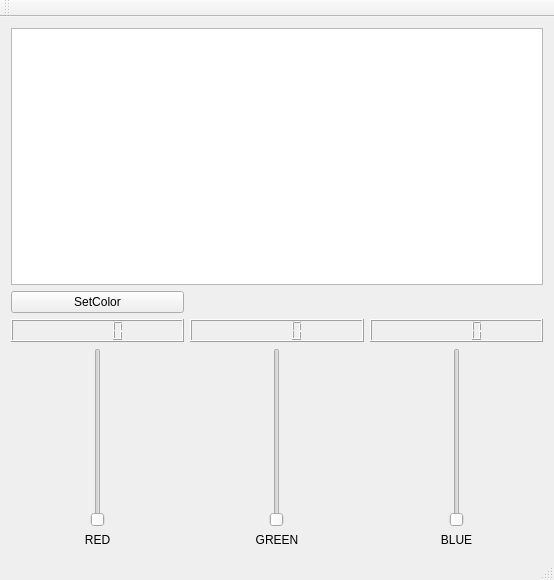
<?xml version="1.0" encoding="UTF-8"?>
<ui version="4.0">
 <class>MainWindow</class>
 <widget class="QMainWindow" name="MainWindow">
  <property name="geometry">
   <rect>
    <x>0</x>
    <y>0</y>
    <width>554</width>
    <height>580</height>
   </rect>
  </property>
  <property name="windowTitle">
   <string>Color Selector</string>
  </property>
  <widget class="QWidget" name="centralWidget">
   <layout class="QVBoxLayout" name="verticalLayout">
    <item>
     <widget class="QTextEdit" name="textEdit"/>
    </item>
    <item>
     <layout class="QGridLayout" name="gridLayout">
      <property name="sizeConstraint">
       <enum>QLayout::SetDefaultConstraint</enum>
      </property>
      <item row="2" column="1">
       <widget class="QSlider" name="greenVerticalSlider">
        <property name="sizePolicy">
         <sizepolicy hsizetype="MinimumExpanding" vsizetype="Expanding">
          <horstretch>0</horstretch>
          <verstretch>0</verstretch>
         </sizepolicy>
        </property>
        <property name="maximum">
         <number>255</number>
        </property>
        <property name="orientation">
         <enum>Qt::Vertical</enum>
        </property>
       </widget>
      </item>
      <item row="2" column="2">
       <widget class="QSlider" name="blueVerticalSlider">
        <property name="sizePolicy">
         <sizepolicy hsizetype="MinimumExpanding" vsizetype="Expanding">
          <horstretch>0</horstretch>
          <verstretch>0</verstretch>
         </sizepolicy>
        </property>
        <property name="maximum">
         <number>255</number>
        </property>
        <property name="orientation">
         <enum>Qt::Vertical</enum>
        </property>
       </widget>
      </item>
      <item row="1" column="2">
       <widget class="QLCDNumber" name="blueLcd">
        <property name="sizePolicy">
         <sizepolicy hsizetype="Expanding" vsizetype="Minimum">
          <horstretch>0</horstretch>
          <verstretch>0</verstretch>
         </sizepolicy>
        </property>
       </widget>
      </item>
      <item row="3" column="0">
       <widget class="QLabel" name="redLabel">
        <property name="text">
         <string>RED</string>
        </property>
        <property name="alignment">
         <set>Qt::AlignCenter</set>
        </property>
       </widget>
      </item>
      <item row="3" column="2">
       <widget class="QLabel" name="blueLabel">
        <property name="text">
         <string>BLUE</string>
        </property>
        <property name="alignment">
         <set>Qt::AlignCenter</set>
        </property>
       </widget>
      </item>
      <item row="1" column="0">
       <widget class="QLCDNumber" name="redLcd">
        <property name="sizePolicy">
         <sizepolicy hsizetype="Expanding" vsizetype="Minimum">
          <horstretch>0</horstretch>
          <verstretch>0</verstretch>
         </sizepolicy>
        </property>
       </widget>
      </item>
      <item row="1" column="1">
       <widget class="QLCDNumber" name="greenLcd">
        <property name="sizePolicy">
         <sizepolicy hsizetype="Expanding" vsizetype="Minimum">
          <horstretch>0</horstretch>
          <verstretch>0</verstretch>
         </sizepolicy>
        </property>
       </widget>
      </item>
      <item row="2" column="0">
       <widget class="QSlider" name="redVerticalSlider">
        <property name="sizePolicy">
         <sizepolicy hsizetype="MinimumExpanding" vsizetype="Expanding">
          <horstretch>0</horstretch>
          <verstretch>0</verstretch>
         </sizepolicy>
        </property>
        <property name="maximum">
         <number>255</number>
        </property>
        <property name="orientation">
         <enum>Qt::Vertical</enum>
        </property>
       </widget>
      </item>
      <item row="3" column="1">
       <widget class="QLabel" name="greenLabel">
        <property name="text">
         <string>GREEN</string>
        </property>
        <property name="alignment">
         <set>Qt::AlignCenter</set>
        </property>
       </widget>
      </item>
      <item row="0" column="0">
       <widget class="QPushButton" name="colorButton">
        <property name="text">
         <string>SetColor</string>
        </property>
       </widget>
      </item>
      <item row="0" column="1">
       <widget class="QLabel" name="colorLabel">
        <property name="autoFillBackground">
         <bool>false</bool>
        </property>
        <property name="text">
         <string/>
        </property>
       </widget>
      </item>
     </layout>
    </item>
   </layout>
  </widget>
  <widget class="QMenuBar" name="menuBar">
   <property name="geometry">
    <rect>
     <x>0</x>
     <y>0</y>
     <width>554</width>
     <height>22</height>
    </rect>
   </property>
  </widget>
  <widget class="QToolBar" name="mainToolBar">
   <attribute name="toolBarArea">
    <enum>TopToolBarArea</enum>
   </attribute>
   <attribute name="toolBarBreak">
    <bool>false</bool>
   </attribute>
  </widget>
  <widget class="QStatusBar" name="statusBar"/>
 </widget>
 <layoutdefault spacing="6" margin="11"/>
 <resources/>
 <connections>
  <connection>
   <sender>redVerticalSlider</sender>
   <signal>valueChanged(int)</signal>
   <receiver>redLcd</receiver>
   <slot>display(int)</slot>
   <hints>
    <hint type="sourcelabel">
     <x>102</x>
     <y>430</y>
    </hint>
    <hint type="destinationlabel">
     <x>123</x>
     <y>312</y>
    </hint>
   </hints>
  </connection>
  <connection>
   <sender>greenVerticalSlider</sender>
   <signal>valueChanged(int)</signal>
   <receiver>greenLcd</receiver>
   <slot>display(int)</slot>
   <hints>
    <hint type="sourcelabel">
     <x>254</x>
     <y>430</y>
    </hint>
    <hint type="destinationlabel">
     <x>275</x>
     <y>312</y>
    </hint>
   </hints>
  </connection>
  <connection>
   <sender>blueVerticalSlider</sender>
   <signal>valueChanged(int)</signal>
   <receiver>blueLcd</receiver>
   <slot>display(int)</slot>
   <hints>
    <hint type="sourcelabel">
     <x>406</x>
     <y>430</y>
    </hint>
    <hint type="destinationlabel">
     <x>427</x>
     <y>312</y>
    </hint>
   </hints>
  </connection>
 </connections>
</ui>
